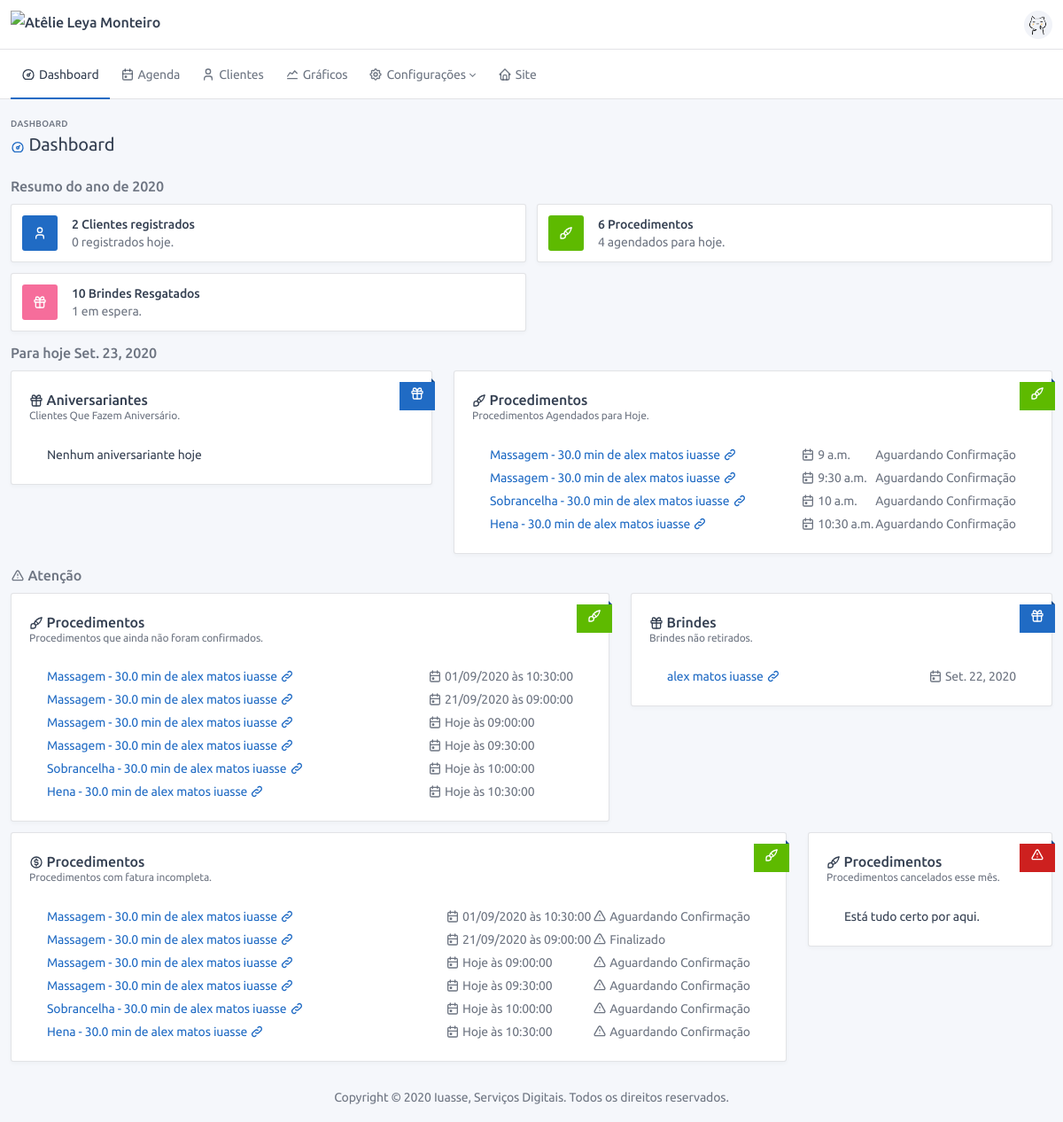
Before: /dashboard/ (signed in) with the older database file.
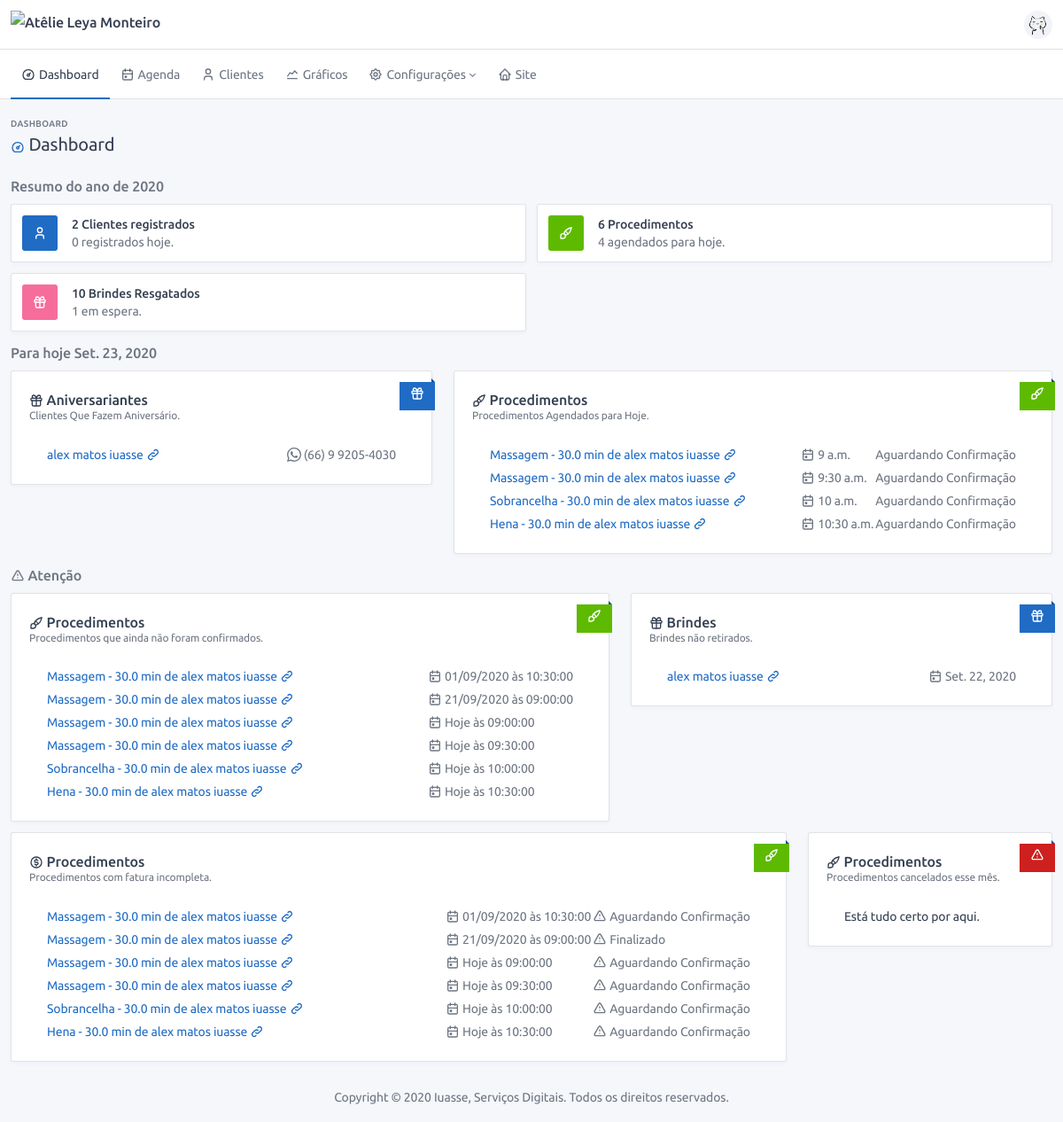
After: the same page with the newer database file.
### service/models.py (models this page shows, shortened)
class OrderOfService(BaseModel):
    type_of_service = models.ForeignKey("config.TypeOfService", verbose_name="Procedimento", on_delete=models.SET_NULL,
                                        null=True)
    status = models.ForeignKey("config.StatusService", verbose_name="Status", on_delete=models.PROTECT)
    finished = models.BooleanField("finalizado", default=False)
    counted = models.BooleanField("contabilizado", default=False, help_text="Procedimento já foi contabilizado?")
    confirmed = models.BooleanField("confirmado", default=False, help_text="Procedimento foi confirmado?")
    canceled = models.BooleanField("cancelado", default=False, help_text="Procedimento foi cancelado?")
    date = models.DateField("Data", default=now)
    time = models.TimeField("Hora", default=now)
    observation = models.TextField("observação", blank=True)
    customer = models.ForeignKey(User, verbose_name="Cliente", on_delete=models.CASCADE, blank=True, null=True)
    def get_absolute_url(self):
        return reverse(self.get_reverse_profile, kwargs={'cpk': self.customer.pk, 'pk': self.pk})
    def get_full_name(self):
        return f"{self.type_of_service} de {self.customer.profile.get_full_name()}"
    def get_date_dashboard(self):
        return f"Hoje às {self.time}" if self.date == date.today() \
            else f"{self.date.strftime('%d/%m/%Y')} às {self.time}"
    def is_invoice_not_completed(self):
        return self.invoice.type_of_payment is None

### config/models.py (models this page shows, shortened)
class BaseConfigModel(BaseModel):
    name = models.CharField("nome", max_length=128)
    def __str__(self):
        return self.name
    class Meta:
        abstract = True

class TypeOfService(BaseConfigModel):
    contextual = models.CharField("cor", default="#ffffff", max_length=7,
                                  help_text="Escolha uma cor para representar esse procedimento!")
    time = models.FloatField("tempo", default=30, help_text="Coloque o tempo em minutos, ex.: 1hr = 60min")
    value = models.DecimalField("Valor", max_digits=11, decimal_places=2, default=0,
                                help_text="Valor do procedimento, ele será usado para auto preenchimento de alguns "
                                          "campos!")
    rewarded_points = models.IntegerField("pontos ganhos", default=0)
    description = models.TextField("Descrição", blank=True, help_text="Usado no site para descrever o procedimento")
    image = models.ImageField("Foto", upload_to='images/', help_text="Foto representando o procedimento.",
                              blank=True, null=True)
    def __str__(self):
        return f"{self.name} - {self.time} min"

class StatusService(BaseConfigModel):
    contextual = models.CharField("cor", default="#ffffff", max_length=7,
                                  help_text="Escolha uma cor para representar esse status")

### users/models.py (models this page shows, shortened)
class Profile(BaseModel):
    name = models.CharField("nome completo", max_length=150)
    birth_date = models.DateField('data de nascimento', blank=True, null=True, help_text="Informe uma data válida!")
    whatsapp = models.CharField('whatsapp', max_length=16, help_text="Esse será o número usado para contato!")
    total_of_points = models.IntegerField(default=0, verbose_name='Total de pontos')
    user = models.OneToOneField(User, on_delete=models.CASCADE)
    def get_full_name(self):
        return self.name
    def get_absolute_url(self):
        return reverse('users:admin:profile', kwargs={'pk': self.pk})

class RewardRetrieved(BaseModel):
    reward = models.ForeignKey("config.Reward", on_delete=models.PROTECT, verbose_name="Brinde")
    points = models.IntegerField("Pontos", default=0)
    quantity = models.IntegerField("Quantidade", default=1)
    date = models.DateField("Data", default=now)
    retrieved = models.BooleanField("Resgatado", default=False, help_text="Esse brinde já foi resgatado?")
    customer = models.ForeignKey(User, on_delete=models.CASCADE, verbose_name="Cliente")

### frontend/views.py (the view)
# urls.py: path('dashboard/', dashboard, name='dashboard'),
@login_required
@staff_member_required()
@require_http_methods(["GET"])
def dashboard(request):
    return render(request, 'dashboard.html', context_dashboard())

### base/models.py (called while the page is built)
    @property
    def get_reverse_profile(self):
        return '{}:{}:profile'.format(self._meta.app_label, self._meta.model_name)

### frontend/templates/dashboard.html (shortened to what the changed rows need)
{% extends 'base.html' %}
{% load static %}
{% block content %}
<div class="container-xl">
    <div class="row row-deck row-cards">
        {% for k,v in top_row_deck.items %}
        <div class="col-sm-6 col-xl-3">
            <div class="card card-sm">
                <div class="card-body d-flex align-items-center">
                    <span class="{{v.bg_color}} text-white stamp mr-3">{{v.icon|safe}}</span>
                    <div class="mr-3 lh-sm">
                        <div class="strong">{{v.title}}</div>
                        <div class="text-muted">{{v.subtitle}}</div>
                    </div>
                </div>
            </div>
        </div>
        {% endfor %}
    </div>
    <div class="row">
        <div class="col-lg-5">
            <div class="card">
                <div class="card-body">
                    <div class="table-responsive">
                        <table class="card-table table-hover">
                            {% if birthdays_row_card.data %}
                            {% for d in birthdays_row_card.data %}
                            <tr>
                                <td class="w-100">
                                    <a href="{{d.get_absolute_url}}" target="_blank">{{d.name}} {{ICON_LINK|safe}}</a>
                                </td>
                                <td class="text-nowrap text-muted">
                                    {{ICON_WHATSAPP|safe}} {{d.whatsapp}}
                                </td>
                            </tr>
                            {% endfor %}
                            {% else %}
                            <tr>
                                <td>Nenhum aniversariante hoje</td>
                            </tr>
                            {% endif %}
                        </table>
                    </div>
                </div>
            </div>
        </div>
        <div class="col-lg-7">
            <div class="card">
                <div class="card-body">
                    <div class="table-responsive">
                        <table class="card-table table-hover">
                            {% if services_row_card.data %}
                            {% for s in services_row_card.data %}
                            <tr>
                                <td class="w-100">
                                    <a href="{{s.get_absolute_url}}" target="_blank">
                                        {{s.get_full_name}} {{ICON_LINK|safe}}
                                    </a>
                                </td>
                                <td class="text-nowrap text-muted">
                                    {{ICON_CALENDAR|safe}} {{s.time}}
                                </td>
                                <td class="text-nowrap text-muted">
                                    {{s.status}}
                                </td>
                            </tr>
                            {% endfor %}
                            {% else %}
                            <tr>
                                <td>Nenhum procedimento para hoje</td>
                            </tr>
                            {% endif %}
                        </table>
                    </div>
                </div>
            </div>
        </div>
    </div>
    <div class="row">
        <div class="col-lg-7">
            <div class="card">
                <div class="card-body">
                    <div class="table-responsive">
                        <table class="card-table table-hover">
                            {% if service_not_confirmed_row_card.data %}
                            {% for s in service_not_confirmed_row_card.data %}
                            <tr>
                                <td class="w-100">
                                    <a href="{{s.get_absolute_url}}" target="_blank">
                                        {{s.get_full_name}} {{ICON_LINK|safe}}
                                    </a>
                                </td>
                                <td class="text-nowrap text-muted">
                                    {{ICON_CALENDAR|safe}} {{s.get_date_dashboard}}
                                </td>
                            </tr>
                            {% endfor %}
                            {% else %}
                            <tr>
                                <td>Está tudo certo por aqui.</td>
                            </tr>
                            {% endif %}
                        </table>
                    </div>
                </div>
            </div>
        </div>
        <div class="col-lg-5">
            <div class="card">
                <div class="card-body">
                    <div class="table-responsive">
                        <table class="card-table table-hover">
                            {% if rewards_not_retrieved_row_card.data %}
                            {% for r in rewards_not_retrieved_row_card.data %}
                            <tr>
                                <td class="w-100">
                                    <a href="{{r.customer.profile.get_absolute_url}}" target="_blank">
                                        {{r.customer.profile.get_full_name}} {{ICON_LINK|safe}}
                                    </a>
                                </td>
                                <td class="text-nowrap text-muted">
                                    {{ICON_CALENDAR|safe}} {{r.date}}
                                </td>
                            </tr>
                            {% endfor %}
                            {% else %}
                            <tr>
                                <td>Está tudo certo por aqui.</td>
                            </tr>
                            {% endif %}
                        </table>
                    </div>
                </div>
            </div>
        </div>
        <div class="col-lg-9">
            <div class="card">
                <div class="card-body">
                    <div class="table-responsive">
                        <table class="card-table table-hover">
                            {% if service_not_completed_row_card.data %}
                            {% for s in service_not_completed_row_card.data %}
                            <tr>
                                <td class="w-100">
                                    <a href="{{s.get_absolute_url}}" target="_blank">
                                        {{s.get_full_name}} {{ICON_LINK|safe}}
                                    </a>
                                </td>
                                <td class="text-nowrap text-muted">
                                    {{ICON_CALENDAR|safe}} {{s.get_date_dashboard|safe}}
                                </td>
                                <td class="text-nowrap text-muted">
                                    {{ICON_TRIANGLE_ALERT|safe}} {{s.status}}
                                </td>
                            </tr>
                            {% endfor %}
                            {% else %}
                            <tr>
                                <td>Está tudo certo por aqui.</td>
                            </tr>
                            {% endif %}
                        </table>
                    </div>
                </div>
            </div>
        </div>
    </div>
</div>
{% endblock %}

Changed rows visible on the page:
now on this page (row edited): Profile: name "alex matos iuasse", whatsapp "(66) 9 9205-4030"
Other visible differences:
text no longer shown: "Nenhum aniversariante hoje"
